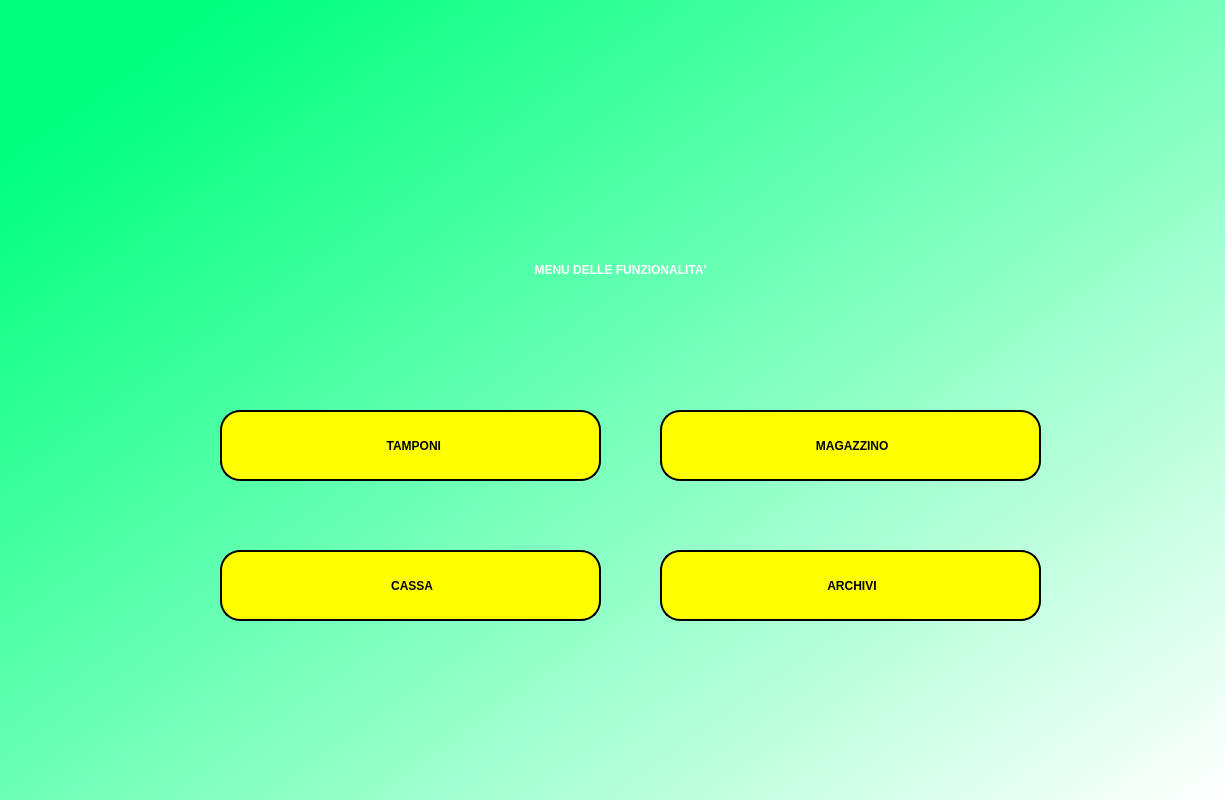
<?xml version="1.0" encoding="UTF-8"?>
<ui version="4.0">
 <class>DialogFunzionalita</class>
 <widget class="QDialog" name="DialogFunzionalita">
  <property name="geometry">
   <rect>
    <x>0</x>
    <y>0</y>
    <width>1225</width>
    <height>800</height>
   </rect>
  </property>
  <property name="windowTitle">
   <string>Dialog</string>
  </property>
  <property name="styleSheet">
   <string notr="true">QWidget#DialogFunzionalita{
background-color:qlineargradient(spread:pad, x1:0.058, y1:0.136364, x2:1, y2:1, stop:0 rgba(0, 255, 127, 255), stop:1 rgba(255, 255, 255, 255));}</string>
  </property>
  <widget class="QLabel" name="label">
   <property name="geometry">
    <rect>
     <x>170</x>
     <y>240</y>
     <width>901</width>
     <height>61</height>
    </rect>
   </property>
   <property name="styleSheet">
    <string notr="true">font: 36pt &quot;MS Shell Dlg 2&quot;;color:rgb(255, 255, 255);
font-weight:bold;

</string>
   </property>
   <property name="text">
    <string>&lt;html&gt;&lt;head/&gt;&lt;body&gt;&lt;p align=&quot;center&quot;&gt;MENU DELLE FUNZIONALITA'&lt;/p&gt;&lt;/body&gt;&lt;/html&gt;</string>
   </property>
  </widget>
  <widget class="QPushButton" name="tamponiButton">
   <property name="geometry">
    <rect>
     <x>220</x>
     <y>410</y>
     <width>381</width>
     <height>71</height>
    </rect>
   </property>
   <property name="cursor">
    <cursorShape>PointingHandCursor</cursorShape>
   </property>
   <property name="layoutDirection">
    <enum>Qt::LeftToRight</enum>
   </property>
   <property name="styleSheet">
    <string notr="true">border-radius:20px;
border :2px solid ;
font: 75 14pt &quot;MS Shell Dlg 2&quot;;
font-weight:bold;
background-color: rgb(255, 255, 0);</string>
   </property>
   <property name="text">
    <string>  TAMPONI</string>
   </property>
   <property name="icon">
    <iconset>
     <normaloff>img/covid.png</normaloff>img/covid.png</iconset>
   </property>
   <property name="iconSize">
    <size>
     <width>60</width>
     <height>60</height>
    </size>
   </property>
  </widget>
  <widget class="QPushButton" name="magazzinoButton">
   <property name="geometry">
    <rect>
     <x>660</x>
     <y>410</y>
     <width>381</width>
     <height>71</height>
    </rect>
   </property>
   <property name="cursor">
    <cursorShape>PointingHandCursor</cursorShape>
   </property>
   <property name="styleSheet">
    <string notr="true">border-radius:20px;
border :2px solid ;
font: 75 14pt &quot;MS Shell Dlg 2&quot;;
font-weight:bold;
background-color: rgb(255, 255, 0);</string>
   </property>
   <property name="text">
    <string> MAGAZZINO</string>
   </property>
   <property name="icon">
    <iconset>
     <normaloff>img/magazzino.png</normaloff>img/magazzino.png</iconset>
   </property>
   <property name="iconSize">
    <size>
     <width>60</width>
     <height>60</height>
    </size>
   </property>
  </widget>
  <widget class="QPushButton" name="cassaButton">
   <property name="geometry">
    <rect>
     <x>220</x>
     <y>550</y>
     <width>381</width>
     <height>71</height>
    </rect>
   </property>
   <property name="cursor">
    <cursorShape>PointingHandCursor</cursorShape>
   </property>
   <property name="styleSheet">
    <string notr="true">border-radius:20px;
border :2px solid ;
font: 75 14pt &quot;MS Shell Dlg 2&quot;;
font-weight:bold;
background-color: rgb(255, 255, 0);</string>
   </property>
   <property name="text">
    <string> CASSA</string>
   </property>
   <property name="icon">
    <iconset>
     <normaloff>img/cassa.png</normaloff>img/cassa.png</iconset>
   </property>
   <property name="iconSize">
    <size>
     <width>50</width>
     <height>50</height>
    </size>
   </property>
  </widget>
  <widget class="QPushButton" name="archiviButton">
   <property name="geometry">
    <rect>
     <x>660</x>
     <y>550</y>
     <width>381</width>
     <height>71</height>
    </rect>
   </property>
   <property name="cursor">
    <cursorShape>PointingHandCursor</cursorShape>
   </property>
   <property name="styleSheet">
    <string notr="true">border-radius:20px;
border :2px solid ;
font: 75 14pt &quot;MS Shell Dlg 2&quot;;
font-weight:bold;
background-color: rgb(255, 255, 0);</string>
   </property>
   <property name="text">
    <string> ARCHIVI</string>
   </property>
   <property name="icon">
    <iconset>
     <normaloff>img/archivio.png</normaloff>img/archivio.png</iconset>
   </property>
   <property name="iconSize">
    <size>
     <width>45</width>
     <height>45</height>
    </size>
   </property>
  </widget>
  <widget class="QLabel" name="label_2">
   <property name="geometry">
    <rect>
     <x>0</x>
     <y>0</y>
     <width>1271</width>
     <height>321</height>
    </rect>
   </property>
   <property name="text">
    <string/>
   </property>
   <property name="pixmap">
    <pixmap>img/farmaciaa.jpg</pixmap>
   </property>
   <property name="scaledContents">
    <bool>true</bool>
   </property>
  </widget>
  <zorder>tamponiButton</zorder>
  <zorder>magazzinoButton</zorder>
  <zorder>cassaButton</zorder>
  <zorder>archiviButton</zorder>
  <zorder>label_2</zorder>
  <zorder>label</zorder>
 </widget>
 <resources/>
 <connections/>
</ui>
